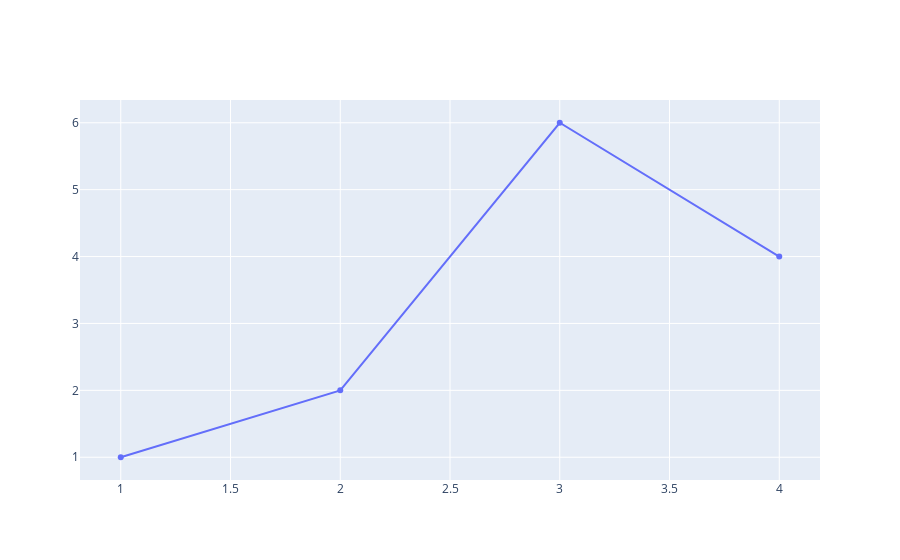

Notebook source saved alongside this figure:
### Code cell
iplot([{"x":[1,2,3,4] , "y": [1,2,6,4]}])

### Figure 1 — Plotly figure (JSON) as saved in the notebook; plotly's stock layout.template omitted (floating-point values rounded to 4 significant figures)
{"data": [{"type": "scatter", "x": [1, 2, 3, 4], "y": [1, 2, 6, 4]}], "layout": {"autosize": true, "xaxis": {"autorange": true, "range": [0.8232, 4.177], "type": "linear"}, "yaxis": {"autorange": true, "range": [0.6205, 6.379], "type": "linear"}}}
